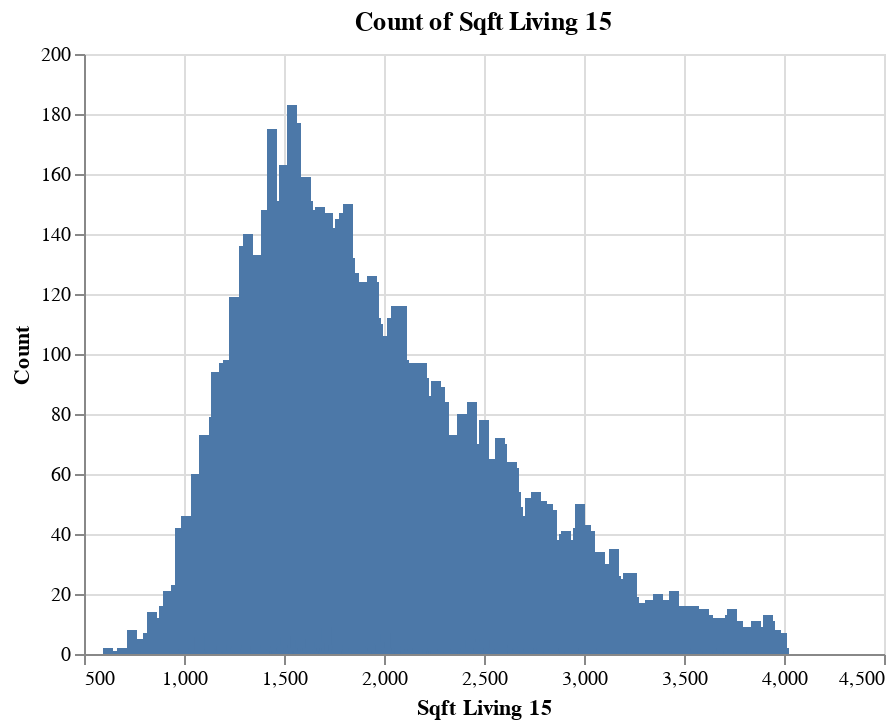

Write notebook code for a chart like this one.
### Markdown cell above
### **Sqft_living15**

### Code cell
house_data['sqft_living15'].value_counts()
house_data = house_data[house_data['sqft_living15'] >= 500]
house_data = house_data[house_data['sqft_living15'] <= 4000]
# Calculate the count of sqft_living15 values
count_sqft_living15 = house_data['sqft_living15'].value_counts().reset_index()

# Rename the columns
count_sqft_living15.columns = ['sqft_living15', 'count']

# Create the bar chart for count of sqft_living15
bar_chart = alt.Chart(count_sqft_living15).mark_bar().encode(
    x=alt.X('sqft_living15:Q', title='Sqft Living 15'),
    y=alt.Y('count:Q', title='Count'),
    tooltip=['sqft_living15', 'count']
).properties(
    title='Count of Sqft Living 15'
)

# Display the bar chart
bar_chart

### Figure 1 — Vega-Lite specification as saved in the notebook (floating-point values rounded to 4 significant figures; data arrays with more than 128 entries replaced by an {"elided": "..."} marker saying what was removed)
{"config": {"view": {"continuousWidth": 400, "continuousHeight": 300}}, "data": {"name": "data-a9e8bdb1266fe48236fa3e2adfff6bb4"}, "mark": "bar", "encoding": {"tooltip": [{"field": "sqft_living15", "type": "quantitative"}, {"field": "count", "type": "quantitative"}], "x": {"field": "sqft_living15", "title": "Sqft Living 15", "type": "quantitative"}, "y": {"field": "count", "title": "Count", "type": "quantitative"}}, "title": "Count of Sqft Living 15", "$schema": "https://vega.github.io/schema/vega-lite/v4.17.0.json", "datasets": {"data-a9e8bdb1266fe48236fa3e2adfff6bb4": {"elided": "654 records"}}}
